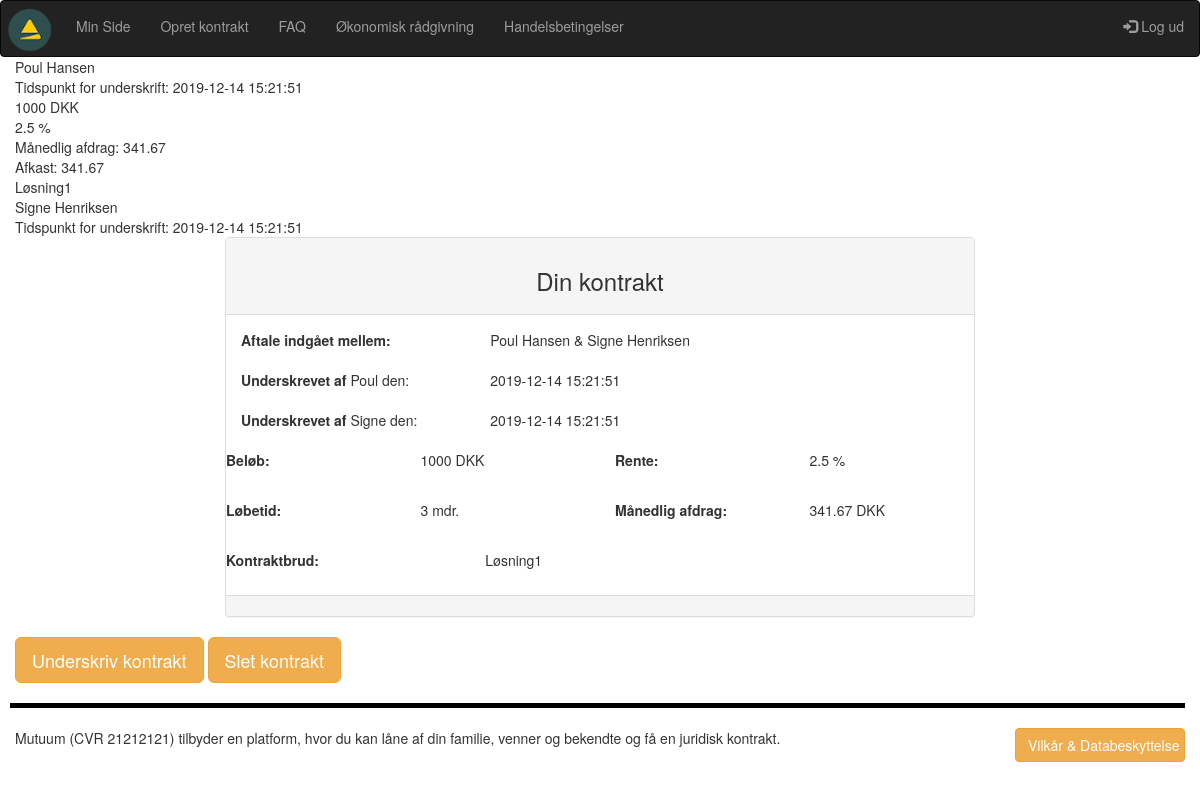
The app's page /eva_viskontrakt.php?kontrakt_id2=43 (signed in) with its own data.
### tables this page shows
CREATE TABLE IF NOT EXISTS `users` (
  `user_id` int(10) NOT NULL AUTO_INCREMENT,
  `fornavn` varchar(40) NOT NULL,
  `efternavn` varchar(40) NOT NULL,
  `mobil` int(12) NOT NULL,
  `mail` varchar(80) NOT NULL,
  `password` varchar(200) NOT NULL,
  PRIMARY KEY (`user_id`),
  UNIQUE KEY `mail` (`mail`),
  UNIQUE KEY `user_id` (`user_id`)
);

CREATE TABLE IF NOT EXISTS `kontrakt` (
  `kontrakt_id` int(10) NOT NULL AUTO_INCREMENT,
  `oprettetaf` int(10) NOT NULL,
  `laangiver_user_id` int(10) NOT NULL,
  `laantager_user_id` int(10) NOT NULL,
  `kontraktbrud_id` tinyint(4) NOT NULL,
  `rente_id` tinyint(4) NOT NULL,
  `beloeb_id` tinyint(4) NOT NULL,
  `bindingsperiode_id` tinyint(4) NOT NULL,
  `maanedlig_afdrag` float NOT NULL,
  `laangiver_underskrift_id` varchar(40) DEFAULT NULL,
  `reg_underskrift_1` timestamp NOT NULL DEFAULT CURRENT_TIMESTAMP ON UPDATE CURRENT_TIMESTAMP,
  `laantager_underskrift_id` varchar(40) DEFAULT NULL,
  `reg_underskrift_2` timestamp NOT NULL DEFAULT CURRENT_TIMESTAMP ON UPDATE CURRENT_TIMESTAMP,
  `gebyr_id` tinyint(4) NOT NULL,
  PRIMARY KEY (`kontrakt_id`)
);

CREATE TABLE IF NOT EXISTS `beloeb` (
  `beloeb_id` tinyint(4) NOT NULL AUTO_INCREMENT,
  `beloeb` int(10) NOT NULL,
  `enhed_key` varchar(11) NOT NULL DEFAULT '1',
  PRIMARY KEY (`beloeb_id`)
);

CREATE TABLE IF NOT EXISTS `rente` (
  `rente_id` tinyint(4) NOT NULL AUTO_INCREMENT,
  `rente` float NOT NULL,
  `enhed_key` varchar(11) NOT NULL DEFAULT '2',
  PRIMARY KEY (`rente_id`)
);

CREATE TABLE IF NOT EXISTS `kontraktbrud` (
  `kontraktbrud_id` tinyint(4) NOT NULL,
  `brud` varchar(80) NOT NULL,
  PRIMARY KEY (`kontraktbrud_id`)
);

CREATE TABLE IF NOT EXISTS `bindingsperiode` (
  `bindingsperiode_id` tinyint(4) NOT NULL AUTO_INCREMENT,
  `loebetid` int(4) NOT NULL,
  `enhed_key` varchar(11) NOT NULL,
  PRIMARY KEY (`bindingsperiode_id`)
);

CREATE TABLE IF NOT EXISTS `enhedstabel` (
  `enhed_key` tinyint(4) NOT NULL AUTO_INCREMENT,
  `enhed` varchar(11) NOT NULL,
  PRIMARY KEY (`enhed_key`)
);

### eva_viskontrakt.php (the view, shortened to what this page needs)
<?php
require_once("includes/header.php");
$user_id = $_SESSION['user_id'];
$kontrakt_id2 = $_GET['kontrakt_id2'];
$query = "SELECT * FROM kontrakt WHERE kontrakt_id = '$kontrakt_id2'";
    $result = mysqli_query($con, $query);
    $row = mysqli_num_rows($result);
        if($row > 0){
            while($row = mysqli_fetch_assoc($result)){
                $laangiver_user_id = $row['laangiver_user_id'];
                $laangiver_underskrift = $row['reg_underskrift_1'];
                $beloeb = $row['beloeb_id'];
                $rente = $row['rente_id'];
                $maanedlig_afdrag = $row['maanedlig_afdrag'];
                $bindings_id = $row['bindingsperiode_id'];
                $brud = $row['kontraktbrud_id'];
                $laantager_user_id = $row['laantager_user_id'];
                $laangiver_underskrift = $row['reg_underskrift_1'];
                $laantager_underskrift = $row['reg_underskrift_2'];
            }
        }
?>
<div class="container-fluid">
    <?php
    $query1 = "SELECT fornavn, efternavn FROM users WHERE user_id = '$laangiver_user_id'";
                    $result1 = mysqli_query($con, $query1);
                    $row1 = mysqli_fetch_assoc($result1);
                    $laangiver_fornavn = $row1['fornavn'];
                    $laangiver_efternavn = $row1['efternavn'];
        echo $laangiver_fornavn . ' ' . $laangiver_efternavn . '<br>Tidspunkt for underskrift: ' . $laangiver_underskrift . '<br>';
    $query2 = "SELECT beloeb FROM beloeb WHERE beloeb_id = '$beloeb'";
                    $result2 = mysqli_query($con, $query2);
                    $row2 = mysqli_fetch_assoc($result2);
                    $beloeb = $row2['beloeb'];
        echo $beloeb . ' DKK<br>';
    $query3 = "SELECT rente FROM rente WHERE rente_id = '$rente'";
                    $result3 = mysqli_query($con, $query3);
                    $row3 = mysqli_fetch_assoc($result3);
                    $rente = $row3['rente'];
        echo $rente . ' %<br>';
        echo 'Månedlig afdrag: ' . $maanedlig_afdrag . '<br>';
        echo 'Afkast: ' . $maanedlig_afdrag . '<br>';
    $query4 = "SELECT brud FROM kontraktbrud WHERE kontraktbrud_id = '$brud'";
                    $result4 = mysqli_query($con, $query4);
                    $row4 = mysqli_fetch_assoc($result4);
                    $brud = $row4['brud'];
        echo $brud . '<br>';
    $query5 = "SELECT fornavn, efternavn FROM users WHERE user_id = '$laantager_user_id'";
                    $result5 = mysqli_query($con, $query5);
                    $row5 = mysqli_fetch_assoc($result5);
                    $laantager_fornavn = $row5['fornavn'];
                    $laantager_efternavn = $row5['efternavn'];
        echo $laantager_fornavn . ' ' . $laantager_efternavn . '<br>Tidspunkt for underskrift: ' . $laantager_underskrift . '<br>';
   $query6 = "SELECT * FROM bindingsperiode WHERE bindingsperiode_id = '$bindings_id'";
                    $result6 = mysqli_query($con, $query6);
                    $row6 = mysqli_fetch_assoc($result6);
                    $loebetid = $row6['loebetid'];
                    $loebeenhed = $row6['enhed_key'];
    $query7 = "SELECT enhed FROM enhedstabel WHERE enhed_key = '$loebeenhed'";
                    $result7 = mysqli_query($con, $query7);
                    $row7 = mysqli_fetch_assoc($result7);
                    $enhedloebtid = $row7['enhed'];
?>
    <div class="panel panel-default lasseMargin">
        <div class="panel-heading text-center">
            <h3>Din kontrakt</h3>
        </div>
        <div class="panel-body">
            <div class="row">
                <div class="col-4 col-xs-4 col-sm-4 col-lg-4 col-xl-4">
                    <p><strong>Aftale indgået mellem:</strong></p>
                </div>
                <div class="col-8 col-xs-8 col-sm-8 col-lg-8 col-xl-8">
                    <div><?php echo $laangiver_fornavn; ?> <?php echo $laangiver_efternavn; ?> &amp; <?php echo $laantager_fornavn; ?> <?php echo $laantager_efternavn; ?></div>
                    <br>
                </div>
            </div>
            <div class="row">
                <div class="col-4 col-xs-4 col-sm-4 col-lg-4 col-xl-4">
                    <p><strong>Underskrevet af</strong> <?php echo $laangiver_fornavn; ?> den: </p>
                </div>
                <div class="col-8 col-xs-8 col-sm-8 col-lg-8 col-xl-8">
                    <div><?php  echo $laangiver_underskrift; ?>
                    </div><br>
                </div>
            </div>
            <div class="row">
                <div class="col-4 col-xs-4 col-sm-4 col-lg-4 col-xl-4">
                    <p><strong>Underskrevet af</strong> <?php echo $laantager_fornavn; ?> den: </p>
                </div>
                <div class="col-8 col-xs-8 col-sm-8 col-lg-8 col-xl-8">
                    <div><?php  echo $laantager_underskrift; ?>
                    </div><br>
                </div>
            <div class="row">
                <div class="col-3 col-xs-3 col-sm-3 col-lg-3 col-xl-3">
                    <p><strong>Beløb:</strong></p>
                </div>
                <div class="col-3 col-xs-3 col-sm-3 col-lg-3 col-xl-3">
                    <div><?php echo $beloeb;?> DKK</div>
                </div>
                <div class="col-3 col-xs-3 col-sm-3 col-lg-3 col-xl-3">
                    <p><strong>Rente:</strong></p>
                </div>
                <div class="col-3 col-xs-3 col-sm-3 col-lg-3 col-xl-3">
                    <div><?php echo $rente;?> %</div>
                </div>
            </div>
            <br>
            <div class="row">
                <div class="col-3 col-xs-3 col-sm-3 col-lg-3 col-xl-3">
                    <p><strong>Løbetid:</strong></p>
                </div>
                <div class="col-3 col-xs-3 col-sm-3 col-lg-3 col-xl-3">
                    <div><?php echo $loebetid;?> <?php echo $enhedloebtid; ?></div>
                </div>
                <div class="col-3 col-xs-3 col-sm-3 col-lg-3 col-xl-3">
                    <p><strong>Månedlig afdrag:</strong></p>
                </div>
                <div class="col-3 col-xs-3 col-sm-3 col-lg-3 col-xl-3">
                    <div><?php echo $maanedlig_afdrag;?> DKK</div>
                </div>
            </div>
            <br>
            <div class="row">
                <div class="col-4 col-xs-4 col-sm-4 col-lg-4 col-xl-4">
                    <p><strong>Kontraktbrud:</strong></p>
                </div>
                <div class="col-8 col-xs-8 col-sm-8 col-lg-8 col-xl-8">
                    <div><?php echo $brud;?></div>
                </div>
            </div>
        </div>
        </div>
        <div class="panel-footer">
        </div>
    </div>
    <?php
    if($laantager_underskrift_id = 1 && $laangiver_underskrift_id = 1 && $user_id == $laangiver_user_id){
    ?> <a href="nemid.php?kontrakt_id2=<?php echo $kontrakt_id2; ?>">
        <button class="btn btn-warning btn-lg">Underskriv kontrakt</button></a>
    <a href="sletkontrakt.php?kontrakt_id2=<?php echo $kontrakt_id2; ?>">
        <button class="btn btn-warning btn-lg">Slet kontrakt</button></a>
    <br><br>
    <?php }
    elseif($laantager_underskrift_id = 1 && $laangiver_underskrift_id = 2 && $user_id == $laangiver_user_id){
    ?> <a href="sletkontrakt.php?kontrakt_id2=<?php echo $kontrakt_id2; ?>">
        <button class="btn btn-warning btn-lg">Slet kontrakt</button></a>
    <br><br>
    <?php
        }
    elseif($laantager_underskrift_id = 1 && $user_id == $laantager_user_id){
    ?> <a href="nemid.php?kontrakt_id2=<?php echo $kontrakt_id2; ?>">
        <button class="btn btn-warning btn-lg">Underskriv kontrakt</button></a>
    <br><br>
    <?php
        }
    elseif($laantager_underskrift_id = 2 && $laangiver_underskrift_id = 2){
    ?> <a href="minside.php">
        <button class="btn btn-warning btn-lg">Tilbage til min side</button></a>
    <p>Aftalen ér afviklet, eller under afvikling.</p>
    <br><br>
    <?php
        }
    else{
        echo '<p>Aftalen ér afviklet, eller under afvikling.</p>';
    }
?>
</div>
<?php
require_once("includes/footer.php");
?>

### includes/header.php (shortened to what this page needs)
<?php
require_once('conn.php');
if(isset($_SESSION['user_id'])) {
	$menu = '
				    <ul class="nav navbar-nav">
                    <li><a href="minside.php">Min Side</a></li>
                    <li><a href="opretkontraktstep1.php">Opret kontrakt</a></li>
                    <li><a href="faq.php">FAQ</a></li>
                    <li><a href="raadgivning.php">Økonomisk rådgivning</a></li>
                    <li><a href="handelsbetingelser.php">Handelsbetingelser</a></li>
                    </ul>
                    <ul class="nav navbar-nav navbar-right">
                    <li><a href="logout.php"><span class="glyphicon glyphicon-log-in"></span> Log ud</a></li>
                    </ul>';
}
?>
<!DOCTYPE html>
<html lang="en">
<head>
    <link href="vendor/bootstrap/css/bootstrap.min.css" rel="stylesheet" type="text/css">
    <link rel="stylesheet" href="https://maxcdn.bootstrapcdn.com/bootstrap/3.4.1/css/bootstrap.min.css" type="text/css">
    <link rel="stylesheet" href="styles/overallstyles.css" type="text/css">
</head>
<body>
    <nav class="navbar navbar-inverse no-buttom-margin">
        <div class="navbar-header no-buttom-margin">
                <a href="index.php"><img src="images/logomarkat1.png" class="logoheader"></a>
            </div>
            <div class="collapse navbar-collapse" id="myNavbar">
                <?php echo $menu; ?>
            </div>
    </nav>

### includes/footer.php (shortened to what this page needs)
<footer class="navbar-static-bottom container-fluid bg-white">
    <hr class="topfooter no-margin-top" />
    <div class="row">
        <div class="col-xs-12 col-sm-">
            <div class="row vertical-align">
                <div class="col-xs-12 col-sm-4 col-lg-2 col-sm-push-8 col-lg-push-10">
                    <button data-toggle="collapse" data-target="#footer-collapse" class="btn btn-block btn-warning" onclick="this.innerHTML == &quot;Luk&quot; ? this.innerHTML = &quot;Vilk&#xE5;r &amp;  Databeskyttelse&quot; : this.innerHTML = &quot;Luk&quot;;">Vilk&#xE5;r &amp; Databeskyttelse</button>
                </div>
                <div class="col-xs-12 col-sm-8 col-lg-10 col-sm-pull-4 col-lg-pull-2">
                    <p class="no-margin">
                        Mutuum (CVR 21212121) tilbyder en platform, hvor du kan låne af din familie, venner og bekendte og få en juridisk kontrakt.
                        <br>
                        <br>
                    </p>
                </div>
            </div>
        </div>
    </div>
</footer>
</body>
</html>

### styles/overallstyles.css (style rules this page uses)
.navbar { margin-bottom: 0; }
.no-margin-top { margin-top: 0 !important; }
.no-margin { margin: 0 !important; }
.vertical-align > [class^="col-"], .vertical-align > [class*=" col-"] { align-self: center; }
.topfooter { position: static; bottom: 0; left: 50%; margin-left: -5px; border-width: 5px 5px 0; border-top-color: #000; }
.topfooter { border-color: black; }
.lasseMargin { margin-left:15em; margin-right:15em; }

### records on screen
users: fornavn "Poul", efternavn "Hansen"
kontrakt: reg_underskrift_1 "2019-12-14 15:21:51", maanedlig_afdrag "341.67", reg_underskrift_2 "2019-12-14 15:21:51"
beloeb: beloeb "1000"
rente: rente "2.5"
kontraktbrud: brud "Løsning1"
users: fornavn "Signe", efternavn "Henriksen"
bindingsperiode: loebetid "3"
enhedstabel: enhed "mdr."
